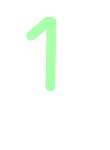
#> input picture skt_handwrite/samples/1/1.png, 110 x 150 px
$ python my_train.py
#> lines starting #> are read from the running program, lines starting #| are printed output that depends on the picture; after the words box and inside, x2 and y2 are one past the last pixel; in counts of white or black regions, pixels touching at a corner belong together
import cv2
import numpy as np
import matplotlib.pyplot as plt
import glob

#칼라 -> 검정/하양 전환
def get_char(image):

    a = ( image[:,:,0] == 255)
    b = (image[:, :, 1] ==255)
    c = (image[:,:,2] == 255)

    image[b] = [255,255,255]
    white = a&b&c

    image[a] = [255,255,255]
    image[c] = [255,255,255]
    image[white] = [0,0,0]

    return image

def my_train(now_image, i):
    now_image = get_char(now_image)
    image_gray = cv2.cvtColor(now_image, cv2.COLOR_BGR2GRAY)
    ret, thresh = cv2.threshold(image_gray, 230, 255, 0)

    contours, _ = cv2.findContours(thresh, cv2.RETR_EXTERNAL, cv2.CHAIN_APPROX_SIMPLE)

    now_image = cv2.bitwise_not(thresh)
    now_image = cv2.cvtColor(thresh, cv2.COLOR_GRAY2RGB)

    for contour in contours:

        x, y, width, height = cv2.boundingRect(contour)
        new_image = now_image[y:y + height, x:x + width]
        new_image = cv2.resize(new_image, (20, 20))
        # plt.imshow(new_image)
        # plt.show()
        gray = cv2.cvtColor(new_image, cv2.COLOR_BGR2GRAY)
        #print(i)
        #plt.imshow(gray)
        #plt.show()
        train.append(gray)
        train_labels.append(i)


###########################################
###############main########################
###########################################
now_image = cv2.imread("./samples/1/1.png")
#> now_image is the input picture: shape (150, 110, 3); mean B, G, R 250.2, 255, 250.2
now_image = get_char(now_image)
#> in get_char, `a = ( image[:,:,0] == 255)`:
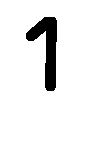
#> a: shape (150, 110) bool; 93.7% white; 1 black region, box (x1, y1, x2, y2) and area: (26, 17, 57, 91) 1044
#> in get_char, `b = (image[:, :, 1] ==255)`: b: shape (150, 110) bool; every value is 1
#> in get_char, `image[b] = [255,255,255]`: image: shape (150, 110, 3); every value is 255
#plt.imshow(now_image)
#plt.show()

train = []
train_labels = []

for i in range(13):
    path = './samples/'+str(i)+'/'
    for j in range(20):
        img = cv2.imread(path+str(j)+'.png')
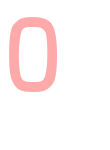
#> input picture skt_handwrite/samples/0/0.png, 110 x 150 px
#> img is the input picture: shape (150, 110, 3); mean B, G, R 246, 246, 255
        my_train(img, i)
#> in get_char (call 2), `a = ( image[:,:,0] == 255)`:
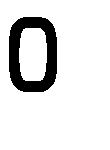
#> a: shape (150, 110) bool; 88.3% white; 1 black region, box (x1, y1, x2, y2) and area: (9, 17, 57, 92) 1926
#> in my_train, `image_gray = cv2.cvtColor(now_image, cv2.COLOR_BGR2GRAY)`: image_gray: shape (150, 110); 11.7% white; 1 white region
#> in my_train, `contours, _ = cv2.findContours(thresh, cv2.RETR_EXTERNAL, cv2.CHAIN_AP..`: contours = 1 contour; box (x1, y1, x2, y2) and area: (9, 17, 57, 92) 3164
#> the loop in my_train, `for contour in contours: ` made 1 pass
#> (x, y, width, height) on pass 1: (9, 17, 48, 75)
#> pass 1, in my_train, `new_image = now_image[y:y + height, x:x + width]`:
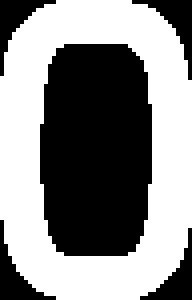
#> new_image: shape (75, 48, 3) (shown 4 times larger); 53.5% white; 5 black regions, box (x1, y1, x2, y2) and area: (10, 11, 38, 64) 1338, (33, 0, 48, 20) 88, (0, 55, 14, 75) 86, (0, 0, 14, 19) 82, (35, 57, 48, 75) 80
#> pass 1, in my_train, `new_image = cv2.resize(new_image, (20, 20))`:
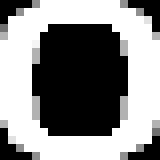
#> new_image: shape (20, 20, 3) (shown 8 times larger); min 0, max 255, mean 137.6
#> after the loop in my_train, `for contour in contours:`: train = 1 item; train_labels = [0]
#> (the run stopped early here; a loop or call above may not have finished)
